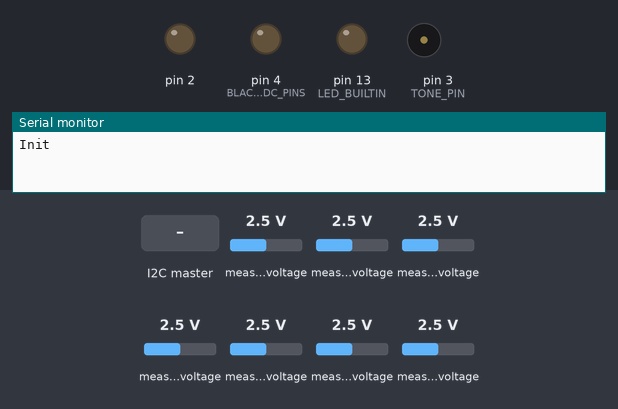
Bench run of a program on a simulated Arduino Uno, built with avr-gcc and run on an emulated ATmega328P. On the bench: output pins drawn as LEDs (lit = HIGH), buzzer (waves = sounding), the last lines printed to the serial monitor. The inputs (shaded band) are chosen by the test bench; at power-on: measured voltage 2.5 V.

Above: at 1.2 s.
1.3 s: the I2C master sends the byte 1
At 1.9 s:
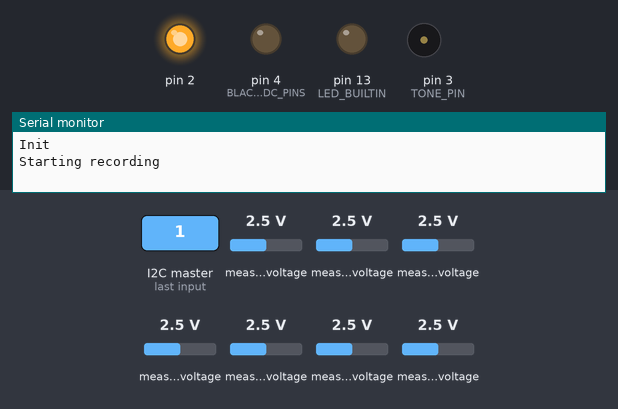
2.8 s: measured voltage (sensor 201) set to 2.7 V
At 3.5 s:
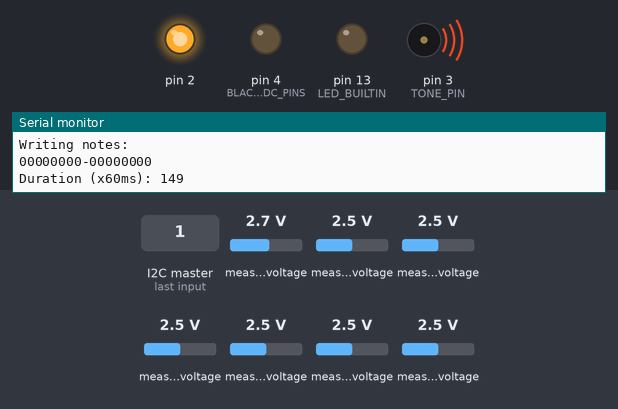
4.3 s: the I2C master sends the byte 2
At 5.3 s:
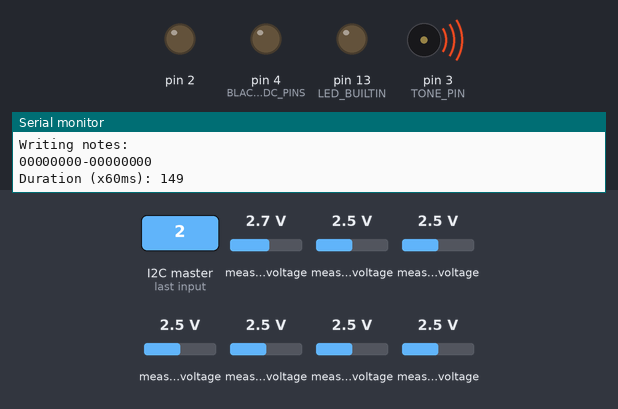
5.8 s: measured voltage (sensor 201) set to 0.1 V
At 6.5 s:
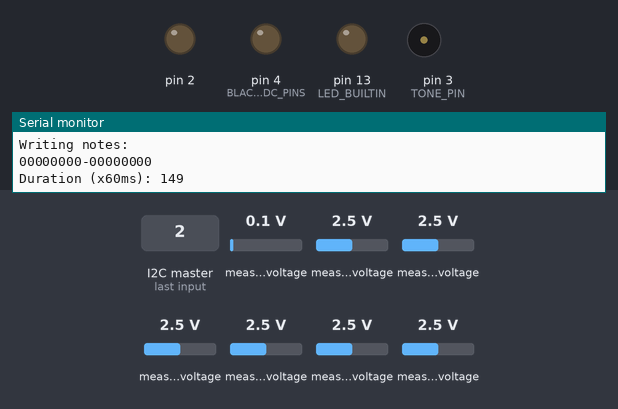
7.3 s: measured voltage (sensor 201) set to 3.8 V
At 7.6 s:
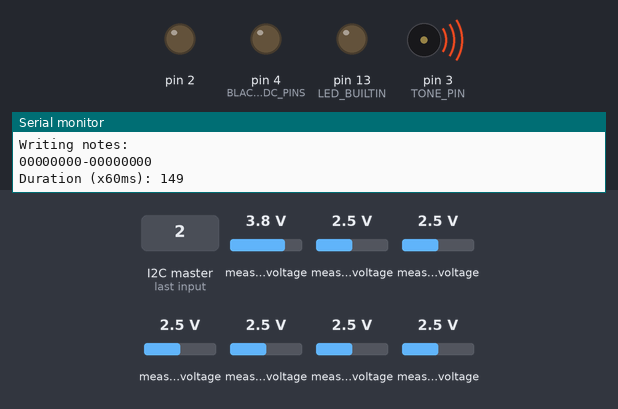
Timing chart, 0 to 10.3 s (numbered marks = the images above; inputs shaded):
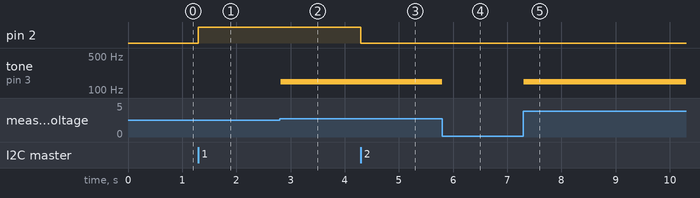

Measured:
- the behaviour switches between 2.5 and 2.6 V on measured voltage (sensor 201) (found by bisection; images 1 and 2)
- after the input at 1.3 s, pin 2: LOW → HIGH at once
- after the input at 2.8 s, tone on pin 3 (TONE_PIN): silent → 147 Hz at once
- after the input at 4.3 s, pin 2: HIGH → LOW at once
- after the input at 5.8 s, tone on pin 3 (TONE_PIN): 147 Hz → silent at once
- after the input at 7.3 s, tone on pin 3 (TONE_PIN): silent → 147 Hz at once

The program:

main.cpp
```cpp
#include <Arduino.h>

#include <Wire.h>
//#include <Tone.h>
#include "../../shared/src/ActorCommunication.h"
#include "../../shared/src/Constants.h"
#include "../../shared/src/Actor.h"
#include "constants.h"
#include <Adafruit_MCP3008.h>

// Actor interface with controller
LEDActor actor = LEDActor(2, 4);

// Interface with MCP3008 multiplexer (using Adafruit_MCP3008.h library)
Adafruit_MCP3008 inputAdcWhiteKeys; // white keys multiplexer
Adafruit_MCP3008 inputAdcBlackKeys; // black keys multiplexer

// ----------------------------------------
// Constants
// ----------------------------------------

constexpr unsigned highThreshold = 512; // Threshold for a key to register as pressed
constexpr byte emptyByte = 0; // Byte of all 0's

// ----------------------------------------
// Global variables
// ----------------------------------------

// Variables for recording and playback
bool playback = false; // Tracks whether the keyboard is currently in playback mode. This is also used to detect when we have just entered playback mode
bool recording = false; // Tracks whether the keyboard is currently in recording mode. This is also used to detect whether we have just entered recording mode
byte whiteBitMask = 0; // Bitmask for the white keys (naturals) - each bit corresponds to one tone
byte blackBitMask = 0; // Bitmask for the black keys (semitones) - each of the first 5 bits corresponds to one of the semitones
unsigned long lastNoteEndTime = 0; // Time that the last note ended, used to synchronise playback
unsigned long startTime = 0; // Time that recording began or the last note was played

// Variables for blocking
bool blocking = false; // Whether to block the playback or recording
unsigned long blockingEndTime = 0; // Timestamp when blocking ends

void setup() {
    // Setup pins
    pinMode(LED_BUILTIN, OUTPUT);
    pinMode(TONE_PIN, OUTPUT);

    //Initiate USB serial communication to allow debugging via USB
    Serial.begin(SERIAL_BAUD_RATE);

    //Write startup message to USB serial, 'F' to store string in Flash over RAM
    Serial.println(F("Init"));

    // Initialise the ADCs managing, white and Black piano keys respectively
    inputAdcWhiteKeys.begin(WHITE_ADC_PINS[3],WHITE_ADC_PINS[2],WHITE_ADC_PINS[1],WHITE_ADC_PINS[0]);
    inputAdcBlackKeys.begin(BLACK_ADC_PINS[3],BLACK_ADC_PINS[2],BLACK_ADC_PINS[1],BLACK_ADC_PINS[0]);

    // Initialise the Keyboard communication actor object
    ActorCommunication::initialise(Instrument::Keyboard, &actor);
}

// Returns true if a reading is High
bool readHigh(const unsigned reading) {
    // Converts analogue reading to boolean (0 or 1) for usage in Bitwise calculations
    return reading > highThreshold;
}

// This must be called each iteration of loop(), to stop blocking when blockingEndTime is reached
void updateBlocking() {
    if (millis() > blockingEndTime) { // Check if the current timestamp is after the blocking end time
        // Unset blocking flag
        blocking = false;
    }
}

// Replacement for delay, except it doesn't use inputs and allows you to block until a specific timestamp
// instead of for a specific duration (this is useful for synchronising instruments)
void blockUntil(unsigned long time) {
    // Set blocking flag
    blocking = true;

    // Update blocking end time
    blockingEndTime = time;
}

// Returns the first three notes that are held down
//
// Parameters:
//   naturals: bitmask of the white keys
//   flats: bitmask of the black keys (semitones)
//   notesToPlay: address of the first element of an array of 3 uints; this is where the result will be stored since we cannot return an array directly
//
// Note: we calculate 3 held keys even though only one is actually used at the moment. this is because eventually we
// would like to support playing three keys at once, but currently we are running into an obscure linker error when we
// try to add the library to do this
void getNotes(byte naturals, byte sharps, unsigned int* notesToPlay) {
    constexpr unsigned int notesSize = 3; // Number of notes to count
    unsigned int noteIndex = 0; // Index into the output array

    bool done = false; // Loop terminates if done == true

    while (noteIndex < notesSize && !done) {
        done = true; // Assume that we are done

        for (uint8_t i = 0; i < 8; i++) { // Iterate over each natural note in the octave
            if ((naturals & (1 << i)) != 0) { // Bit magic to calculate the bit in the bitmask corresponding to this note
                if (i == 0) { continue; } // The note is not held, so continue
                notesToPlay[noteIndex] = NATURALS[i]; // Since we are still here, the note is held, so add it to the notesToPlay array
                noteIndex++; // Increment noteIndex for the next note found
                done = false;
                break;
            }
        }

        if (done) { // Check if we are finished looking for the naturals, so
            for (uint8_t i = 0; i < 7; i++) { // Iterate over each bit in the bitmask
                if ((sharps & (1 << i)) != 0) { // Check if the corresponding bit in the sharps bitmask is set
                    if (i == 0) { continue; } // The key is not held, so continue
                    notesToPlay[noteIndex] = SHARPS[i]; // The key is held, so we store it in the output array
                    noteIndex++; // Update noteIndex for the next note found
                    done = false;
                    break;
                }
            }
        }
    }
}

void playNotes(unsigned int* notes) {
    // Initially, we planned to use the Tone.h library to control 3 Piezos, meaning that
    // we could play three tones at once (to allow for chords)
    //
    // Then this function would look like this:
    //   speaker0.play(notes[0]);
    //   speaker1.play(notes[1]);
    //   speaker2.play(notes[2]);
    //
    // However, this causes linker errors because two libraries are declaring handles to the same timers
    // So we just play the first one, if it exists

    if (notes[0] != 0) { // Note is held
        // Play the note!
        tone(TONE_PIN, notes[0]);
    } else { // No note is held
        // Cancel any tones
        noTone(TONE_PIN);
    }
}

// Reads the multiplexer and returns the values as a bitmask
byte readKeys(Adafruit_MCP3008 *keys) {
    // Sets input mask to the empty byte '00000000'
    byte inputMask = emptyByte;

    // Iterate over each channel
    for(uint8_t channel = 1; channel < 8; channel++) {
        // Applies bitwise OR between the current channel reading and corresponding bit in the bitmask
        inputMask |= static_cast<byte>(readHigh(keys->readADC(channel)) << channel);
    }

    return inputMask;
}

void loop() {
    if (!blocking) { // Only run main loop if not blocking
        if (playback || actor.getPlayback()) {
            // ----------------------------------------
            // Playback mode
            // ----------------------------------------

            // Check if playback has just began, i.e. the playback flag is false
            if (!playback) {
                // Update serial monitor that playback just began (for debugging purposes)
                Serial.println("Playback just started");

                // Reset lastNoteEndTime
                lastNoteEndTime = millis();
            }
            // Set playback to true for the next iteration
            playback = true;

            if (actor.readDataAvailable(3)) { // Check if there are three bytes of data available to read, i.e. there is a new note available
                // Read 3 bytes from the controller into the array data
                byte data[3] = {};
                actor.readDataAndRemove(data, 3);

                // Decode note duration from the data
                unsigned long duration_ms = data[2] * INSTRUMENT_POLL_INTERVAL;

                // Get white and black keys bitmasks
                const byte whiteKeys = data[0];
                const byte blackKeys = data[1];

                // Get the first three pressed notes
                unsigned int notes[3] = {0, 0, 0};
                getNotes(whiteKeys, blackKeys, notes);

                // Play notes
                playNotes(notes);

                // Update lastNoteEndTime for the next note
                lastNoteEndTime += duration_ms;

                // Block until the next note should play
                blockUntil(lastNoteEndTime);
            } else if (!actor.getPlayback()) {
                // Playback has finished, so we set the playback flag back to false
                playback = false;

                // Make sure to cancel any currently playing tones
                noTone(TONE_PIN);

                return;
            } else {
                // We are still in playback mode, but no data is available
                // This might mean that there is still data for other instruments, but not for this one
                // In this case we should just play no notes
                unsigned int notes[3] = {0, 0, 0};
                playNotes(notes);

                // Log that this has occurred
                Serial.println(F("Playback ongoing but no data is available!"));
            }
        } else if (playback) { // Controller has ended playback
            // Update playback flag to reflect that playback has ended
            playback = false;

            // Cancel any playing notes
            unsigned int notes[3] = {0, 0, 0};
            playNotes(notes);
        } else if (recording || actor.getRecording()) {
            // ----------------------------------------
            // Recording mode
            // ----------------------------------------

            // Calculate current time and elapsed time since the last note
            const unsigned long currentTime = millis();
            const unsigned long elapsedTime = currentTime - startTime;

            // Read keys from the piano
            const byte newWhiteBitMask = readKeys(&inputAdcWhiteKeys);
            const byte newBlackBitMask = readKeys(&inputAdcBlackKeys);

            // Play notes as they are recorded
            unsigned int notes[3] = {0, 0, 0};
            getNotes(whiteBitMask, blackBitMask, notes);
            playNotes(notes);

            // If recording is starting
            if (!recording) {
                // Update logthat recording has started
                Serial.println(F("Starting recording"));

                // Initialise startTime
                startTime = currentTime;

                // Initialise bitmasks
                whiteBitMask = newWhiteBitMask;
                blackBitMask = newBlackBitMask;
            }
            // If not changed, note too long or recording is ending
            else if (elapsedTime > MAX_NOTE_DURATION_MS ||
                     whiteBitMask != newWhiteBitMask || blackBitMask != newBlackBitMask) { // Whether we need to write more data
                // Log the notes that we are about to write
                Serial.println(F("Writing notes:"));
                for (uint8_t i = 0; i < 8; i++) {
                    if ((whiteBitMask & (1 << i)) != 0) Serial.print(1);
                    else Serial.print(0);
                }
                Serial.print("-");
                for (uint8_t i = 0; i < 8; i++) {
                    if ((blackBitMask & (1 << i)) != 0) Serial.print(1);
                    else Serial.print(0);
                }

                // Calculate duration of the interval since the last note
                auto duration = (uint8_t) constrain(elapsedTime / INSTRUMENT_POLL_INTERVAL, 0, 255);

                // Log the duration for debugging purposes
                Serial.println();
                Serial.print(F("Duration (x60ms): "));
                Serial.println(duration);

                // Encode the data to be sent to the controller
                byte data[3] = {};
                data[0] = whiteBitMask; // White keys
                data[1] = blackBitMask; // Black keys
                data[2] = static_cast<byte>(duration); // Duration

                // Send the data to the controller to be stored
                actor.writeData(data, 3);

                // Update whiteBitMask, blackBitMask and startTime
                whiteBitMask = newWhiteBitMask;
                blackBitMask = newBlackBitMask;
                startTime = currentTime;
            }

            // Delay until the next poll interval
            delay(INSTRUMENT_POLL_INTERVAL);

            // Update recording flag
            recording = actor.getRecording();
        } else {
            // ----------------------------------------
            // Normal mode
            // ----------------------------------------

            // Read keys
            whiteBitMask = readKeys(&inputAdcWhiteKeys);
            blackBitMask = readKeys(&inputAdcBlackKeys);

            // Get first three pressed notes
            unsigned int notes[3] = {0, 0, 0};
            getNotes(whiteBitMask, blackBitMask, notes);

            // Play notes
            playNotes(notes);
        }
    }

    // Update blocking mechanism
    updateBlocking();
}
```

constants.h
```cpp
//
// Created by lachl on 27/11/2023.
//

#ifndef KEYBOARD_CONSTANTS_H
#define KEYBOARD_CONSTANTS_H

#include "tones.h"

constexpr unsigned int WHITE_ADC_PINS[4] = {10,12,11,13};
constexpr unsigned int BLACK_ADC_PINS[4] = {4,8,7,9};

constexpr unsigned int NATURALS[8] = {NOTE_C3, NOTE_D3, NOTE_E3, NOTE_F3, NOTE_G3, NOTE_A3, NOTE_B3, NOTE_C4};
constexpr unsigned int SHARPS[7] = {NOTE_CS3,NOTE_DS3,NOTE_FS3,NOTE_GS3,NOTE_AS3, NOTE_CS3, NOTE_C3}; // Last two used due to dead pins

constexpr unsigned int TONE_PIN = 3;
#endif //KEYBOARD_CONSTANTS_H
```

tones.h
```cpp
//
// Created by robertlucas on 10/12/23.
//

#ifndef KEYBOARD_TONES_H
#define KEYBOARD_TONES_H

// ? SOURCE: https://docs.arduino.cc/built-in-examples/digital/toneMelody
// ? AUTHOR (according to source): Brett Hagman

/*************************************************

 * Public Constants

 *************************************************/

#define NOTE_B0  31
#define NOTE_C1  33
#define NOTE_CS1 35
#define NOTE_D1  37
#define NOTE_DS1 39
#define NOTE_E1  41
#define NOTE_F1  44
#define NOTE_FS1 46
#define NOTE_G1  49
#define NOTE_GS1 52
#define NOTE_A1  55
#define NOTE_AS1 58
#define NOTE_B1  62
#define NOTE_C2  65
#define NOTE_CS2 69
#define NOTE_D2  73
#define NOTE_DS2 78
#define NOTE_E2  82
#define NOTE_F2  87
#define NOTE_FS2 93
#define NOTE_G2  98
#define NOTE_GS2 104
#define NOTE_A2  110
#define NOTE_AS2 117
#define NOTE_B2  123
#define NOTE_C3  131
#define NOTE_CS3 139
#define NOTE_D3  147
#define NOTE_DS3 156
#define NOTE_E3  165
#define NOTE_F3  175
#define NOTE_FS3 185
#define NOTE_G3  196
#define NOTE_GS3 208
#define NOTE_A3  220
#define NOTE_AS3 233
#define NOTE_B3  247
#define NOTE_C4  262
#define NOTE_CS4 277
#define NOTE_D4  294
#define NOTE_DS4 311
#define NOTE_E4  330
#define NOTE_F4  349
#define NOTE_FS4 370
#define NOTE_G4  392
#define NOTE_GS4 415
#define NOTE_A4  440
#define NOTE_AS4 466
#define NOTE_B4  494
#define NOTE_C5  523
#define NOTE_CS5 554
#define NOTE_D5  587
#define NOTE_DS5 622
#define NOTE_E5  659
#define NOTE_F5  698
#define NOTE_FS5 740
#define NOTE_G5  784
#define NOTE_GS5 831
#define NOTE_A5  880
#define NOTE_AS5 932
#define NOTE_B5  988
#define NOTE_C6  1047
#define NOTE_CS6 1109
#define NOTE_D6  1175
#define NOTE_DS6 1245
#define NOTE_E6  1319
#define NOTE_F6  1397
#define NOTE_FS6 1480
#define NOTE_G6  1568
#define NOTE_GS6 1661
#define NOTE_A6  1760
#define NOTE_AS6 1865
#define NOTE_B6  1976
#define NOTE_C7  2093
#define NOTE_CS7 2217
#define NOTE_D7  2349
#define NOTE_DS7 2489
#define NOTE_E7  2637
#define NOTE_F7  2794
#define NOTE_FS7 2960
#define NOTE_G7  3136
#define NOTE_GS7 3322
#define NOTE_A7  3520
#define NOTE_AS7 3729
#define NOTE_B7  3951
#define NOTE_C8  4186
#define NOTE_CS8 4435
#define NOTE_D8  4699
#define NOTE_DS8 4978

#endif //KEYBOARD_TONES_H
```
